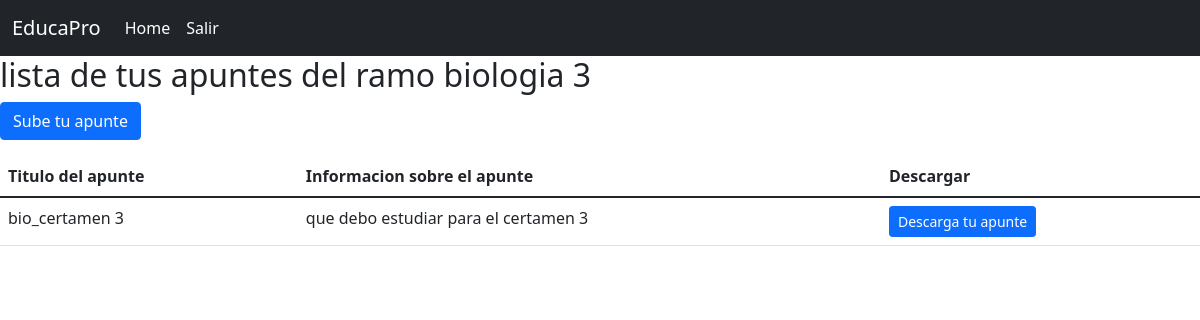
Page /lista_ap/9 on the committed database.
### main/models.py (models this page shows)
class ramos_usuario(models.Model):
    id = models.AutoField(primary_key=True)
    usuario_ramo = models.ForeignKey(User,on_delete=models.CASCADE)
    nombre_ramo = models.CharField(max_length=200)
    sigla_ramo = models.CharField(max_length=10)
    foto_ramo = models.CharField(max_length=200)

class apuntes(models.Model):
    ramo_apunte = models.ForeignKey(ramos_usuario,on_delete=models.CASCADE,default=0)
    titulo_apunte = models.CharField(max_length=200)
    informacion_apunte = models.CharField(max_length=200)
    archivo = models.FileField(upload_to='apuntes/archivos/')

### main/views.py (the view)
# urls.py: path("lista_ap/<int:id_ramo>", views.lista_apuntes, name="lista_apuntes"),
def lista_apuntes(request,id_ramo):
    ramo = ramos_usuario.objects.get(pk=id_ramo)
    todos_apuntes = apuntes.objects.all().filter(ramo_apunte=ramo)
    return render(request,'main/lista_apuntes.html', {'todos_los_apuntes':todos_apuntes,"ramo":ramo})

### main/templates/main/lista_apuntes.html
{% extends 'main/base.html' %}
{% block content %}
    <h2>lista de tus apuntes del ramo {{ramo.nombre_ramo}}</h2>
    <p>
        <a href="subir/{{ramo.id}}" class="btn btn-primary">Sube tu apunte</a>
    </p>
    <table class="table">
        <thead>
            <tr>
                <th>Titulo del apunte</th>
                <th>Informacion sobre el apunte</th>
                <th>Descargar</th>
            </tr>
        </thead>
        <tbody>
            {% for apunte in todos_los_apuntes %}
                <tr>
                    <td>{{apunte.titulo_apunte}}</td>
                    <td>{{apunte.informacion_apunte}}</td>
                    <td>
                        <a href="{{apunte.archivo.url}}" class="btn btn-primary btn-sm" target="_blank">
                            Descarga tu apunte
                        </a>
                    </td>
                </tr>
            {% endfor %}
        </tbody
{% endblock  %}

### rows in the picture
ramos_usuario: nombre_ramo "biologia 3"
apuntes: titulo_apunte "bio_certamen 3", informacion_apunte "que debo estudiar para el certamen 3"
